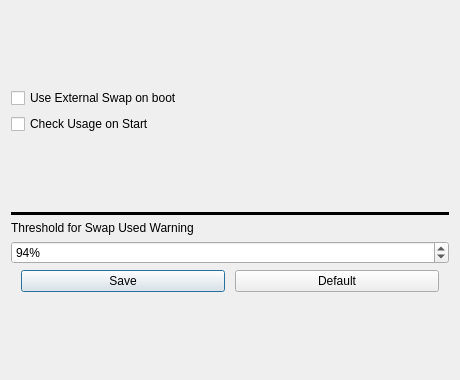
<?xml version="1.0" encoding="UTF-8"?>
<ui version="4.0">
 <class>Settings</class>
 <widget class="QDialog" name="Settings">
  <property name="geometry">
   <rect>
    <x>0</x>
    <y>0</y>
    <width>460</width>
    <height>380</height>
   </rect>
  </property>
  <property name="sizePolicy">
   <sizepolicy hsizetype="Minimum" vsizetype="Preferred">
    <horstretch>0</horstretch>
    <verstretch>0</verstretch>
   </sizepolicy>
  </property>
  <property name="windowTitle">
   <string>Settings</string>
  </property>
  <layout class="QGridLayout" name="gridLayout">
   <property name="topMargin">
    <number>15</number>
   </property>
   <property name="bottomMargin">
    <number>15</number>
   </property>
   <item row="1" column="0">
    <widget class="QCheckBox" name="checkBoxEventd">
     <property name="text">
      <string>Use External Swap on boot</string>
     </property>
    </widget>
   </item>
   <item row="6" column="0">
    <widget class="QSpinBox" name="PercentspinBox">
     <property name="sizePolicy">
      <sizepolicy hsizetype="MinimumExpanding" vsizetype="Fixed">
       <horstretch>0</horstretch>
       <verstretch>0</verstretch>
      </sizepolicy>
     </property>
     <property name="suffix">
      <string>%</string>
     </property>
     <property name="minimum">
      <number>70</number>
     </property>
     <property name="maximum">
      <number>100</number>
     </property>
     <property name="singleStep">
      <number>1</number>
     </property>
     <property name="value">
      <number>94</number>
     </property>
    </widget>
   </item>
   <item row="3" column="0">
    <spacer name="verticalSpacer">
     <property name="orientation">
      <enum>Qt::Vertical</enum>
     </property>
     <property name="sizeHint" stdset="0">
      <size>
       <width>20</width>
       <height>40</height>
      </size>
     </property>
    </spacer>
   </item>
   <item row="11" column="0">
    <spacer name="verticalSpacer_2">
     <property name="orientation">
      <enum>Qt::Vertical</enum>
     </property>
     <property name="sizeHint" stdset="0">
      <size>
       <width>20</width>
       <height>40</height>
      </size>
     </property>
    </spacer>
   </item>
   <item row="0" column="0">
    <spacer name="verticalSpacer_3">
     <property name="orientation">
      <enum>Qt::Vertical</enum>
     </property>
     <property name="sizeHint" stdset="0">
      <size>
       <width>20</width>
       <height>40</height>
      </size>
     </property>
    </spacer>
   </item>
   <item row="5" column="0">
    <widget class="QLabel" name="label_2">
     <property name="text">
      <string>Threshold for Swap Used Warning</string>
     </property>
    </widget>
   </item>
   <item row="2" column="0">
    <widget class="QCheckBox" name="checkBoxCheck">
     <property name="text">
      <string>Check Usage on Start</string>
     </property>
    </widget>
   </item>
   <item row="9" column="0">
    <layout class="QHBoxLayout" name="horizontalLayout">
     <property name="spacing">
      <number>10</number>
     </property>
     <property name="leftMargin">
      <number>10</number>
     </property>
     <property name="topMargin">
      <number>0</number>
     </property>
     <property name="rightMargin">
      <number>10</number>
     </property>
     <item>
      <widget class="QPushButton" name="pushButtonSave">
       <property name="text">
        <string>Save</string>
       </property>
      </widget>
     </item>
     <item>
      <widget class="QPushButton" name="pushButtonDefault">
       <property name="text">
        <string>Default</string>
       </property>
      </widget>
     </item>
    </layout>
   </item>
   <item row="4" column="0">
    <widget class="Line" name="line_2">
     <property name="frameShadow">
      <enum>QFrame::Plain</enum>
     </property>
     <property name="lineWidth">
      <number>3</number>
     </property>
     <property name="orientation">
      <enum>Qt::Horizontal</enum>
     </property>
    </widget>
   </item>
  </layout>
 </widget>
 <resources/>
 <connections/>
</ui>
